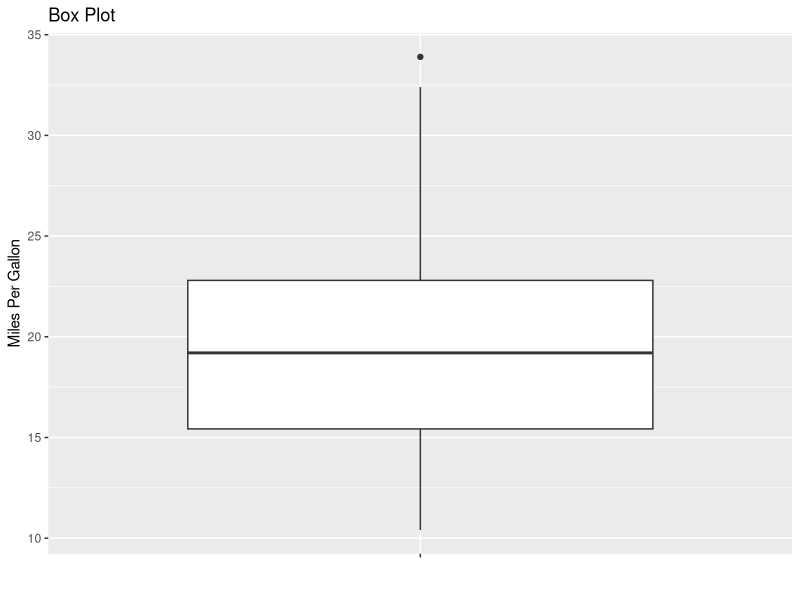
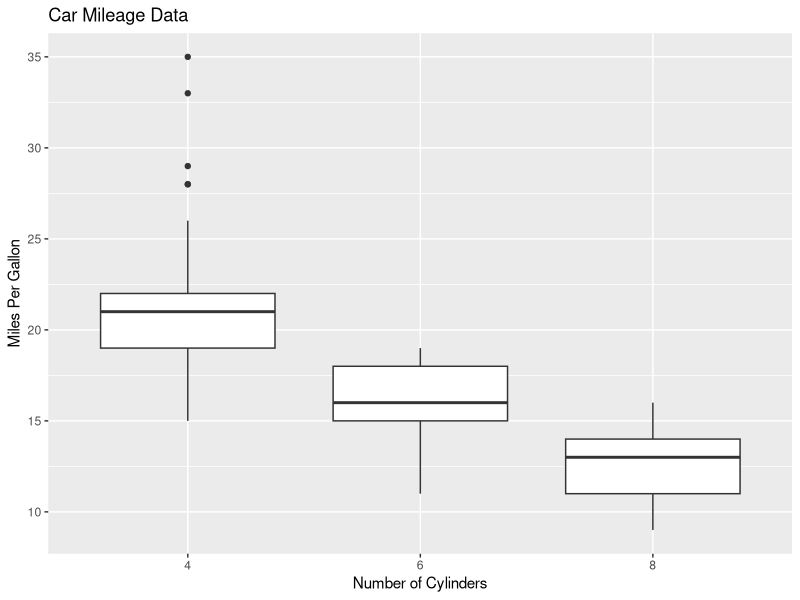
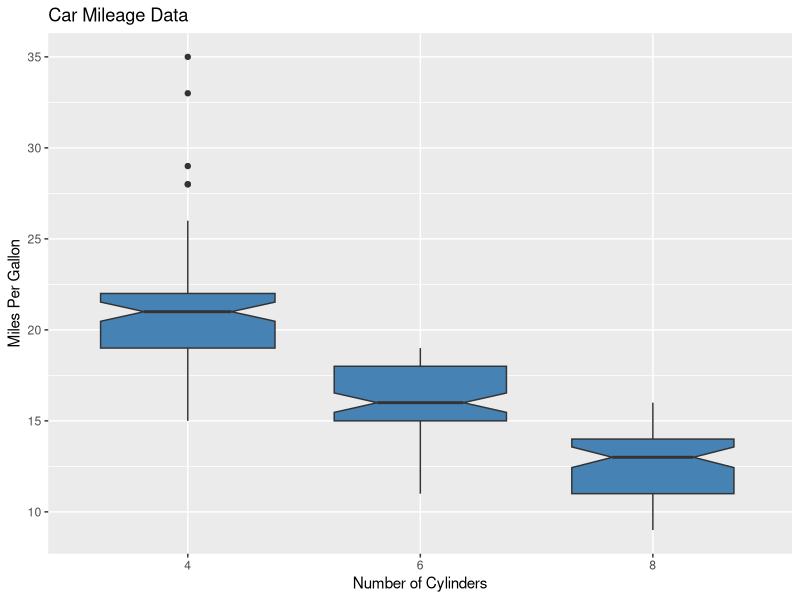
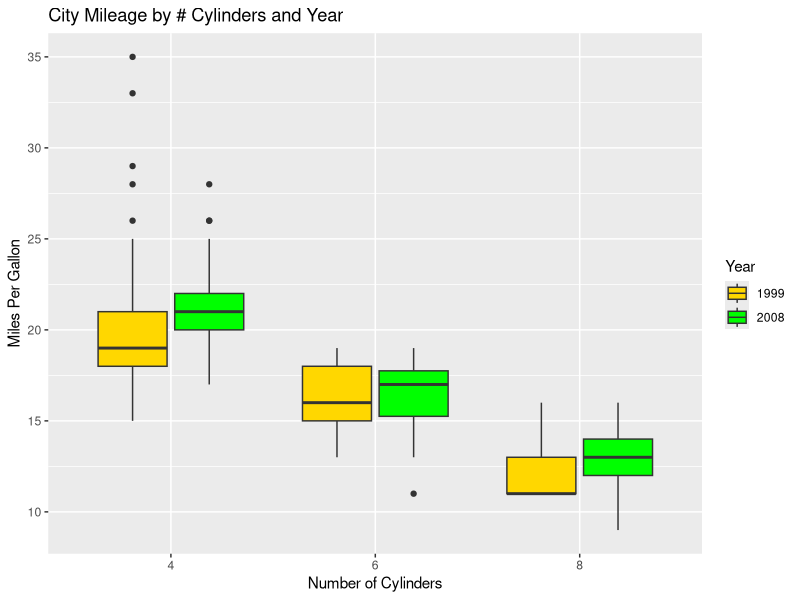

Source code (R) for these figures, in order:
library(ggplot2)

# 箱线图又称为盒须图，是可视化分布与组间差异的有效方法
ggplot(mtcars, aes(x = "", y = mpg)) +
  geom_boxplot() +
  labs(y = "Miles Per Gallon", x = "", title = "Box Plot")

boxplot.stats(mtcars$mpg)

cars <- mpg[mpg$cyl != 5, ]
cars$Cylinders <- factor(cars$cyl)
cars$Year <- factor(cars$year)

# 使用并列箱线图进行跨组比较
ggplot(cars, aes(x = Cylinders, y = cty)) +
  geom_boxplot() +
  labs(
    x = "Number of Cylinders",
    y = "Miles Per Gallon",
    title = "Car Mileage Data"
  )

# 增加凹槽，其正式名称是“Notch”，它的主要作用是：用于直观地比较不同箱线图的中位数是否存在显著差异。
# 凹槽的显示的是中位数的置信区间
ggplot(cars, aes(x = Cylinders, y = cty)) +
  geom_boxplot(notch = T, fill = "steelblue", varwidth = T) +
  labs(
    x = "Number of Cylinders",
    y = "Miles Per Gallon",
    title = "Car Mileage Data"
  )

# 多个分组因子绘制箱线图
ggplot(cars, aes(x = Cylinders, y = cty, fill = Year)) +
  geom_boxplot() +
  labs(
    x = "Number of Cylinders",
    y = "Miles Per Gallon",
    title = "City Mileage by # Cylinders and Year"
  ) +
  scale_fill_manual(values = c("gold", "green"))
